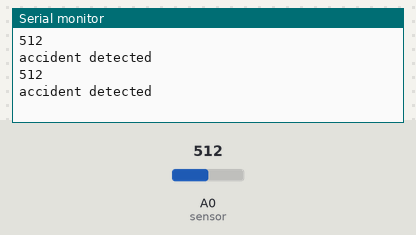
Recording of a sketch running on a simulated Arduino Uno, built with avr-gcc and run on an emulated ATmega328P. Parts: the last lines printed to the serial monitor. The inputs (shaded band) are chosen by the test bench; at power-on: A0 (sensor) = 512.

Above: at 1.8 s.
1.9 s: A0 (sensor) set to 716
At 2.7 s:
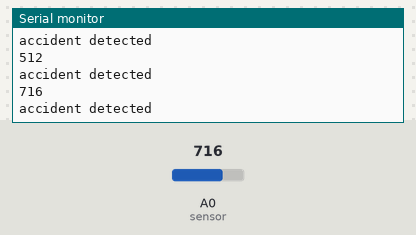
3.4 s: A0 (sensor) set to 900
At 4.8 s:
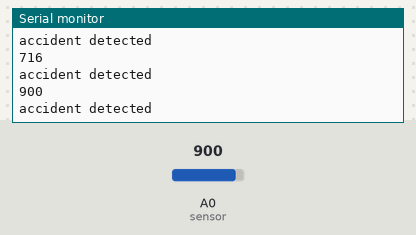
Timing chart, 0 to 6.4 s (numbered marks = the images above; inputs shaded):
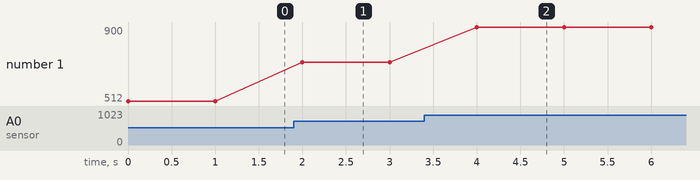

The sketch:

piezo.ino
```cpp
int sensor=A0;

void setup() {
Serial.begin(9600);

}
void loop()
{
   int c=analogRead(sensor);
  Serial.println(c);
  if(c>2)
  Serial.println("accident detected");

  delay(1000);
}
```

Measured:
- after the input at 1.9 s, the serial monitor: prints a new line after 0.10 s (image 1)
- after the input at 3.4 s, the serial monitor: prints a new line after 0.60 s (image 2)
- plotted number 1: 512 → 716 after the input at 1.9 s, 716 → 900 after the input at 3.4 s
